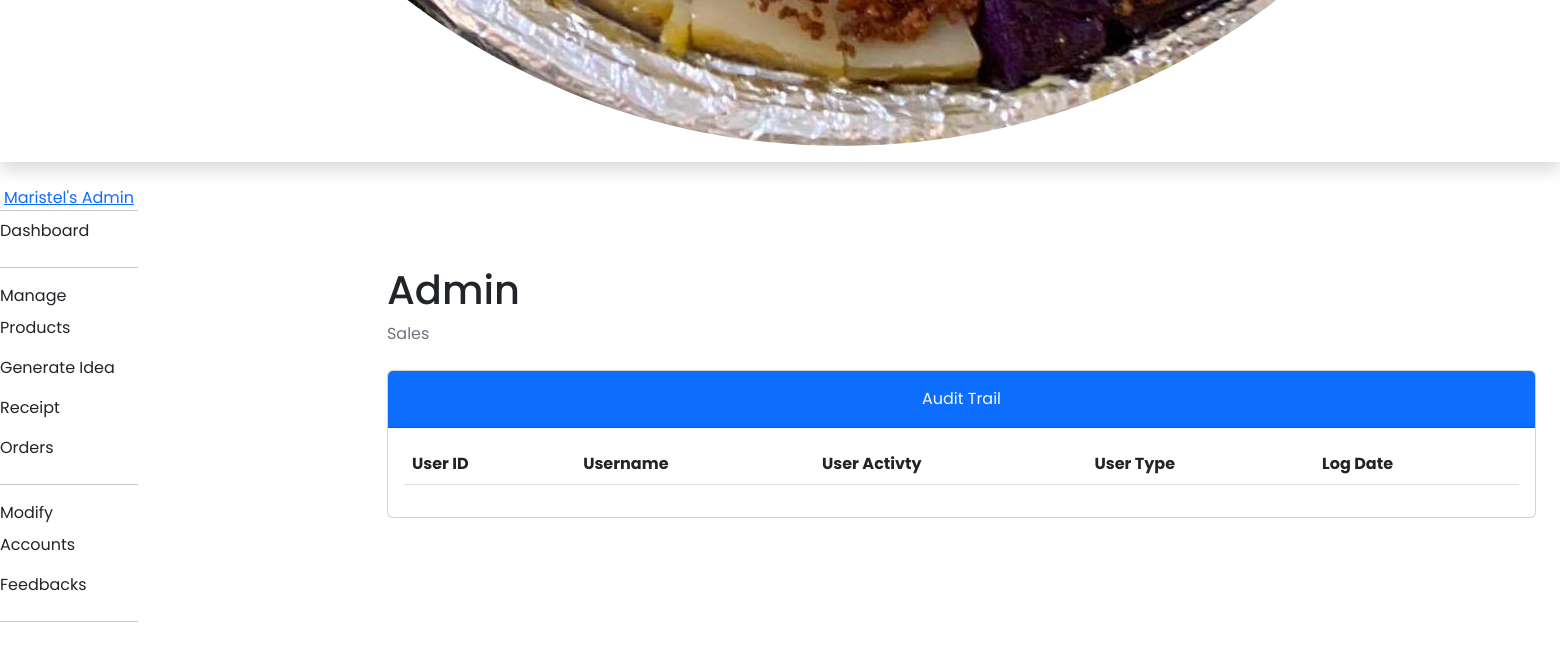
The page /admin/auditTrail.php (signed in, lower part) on the database as committed earlier.
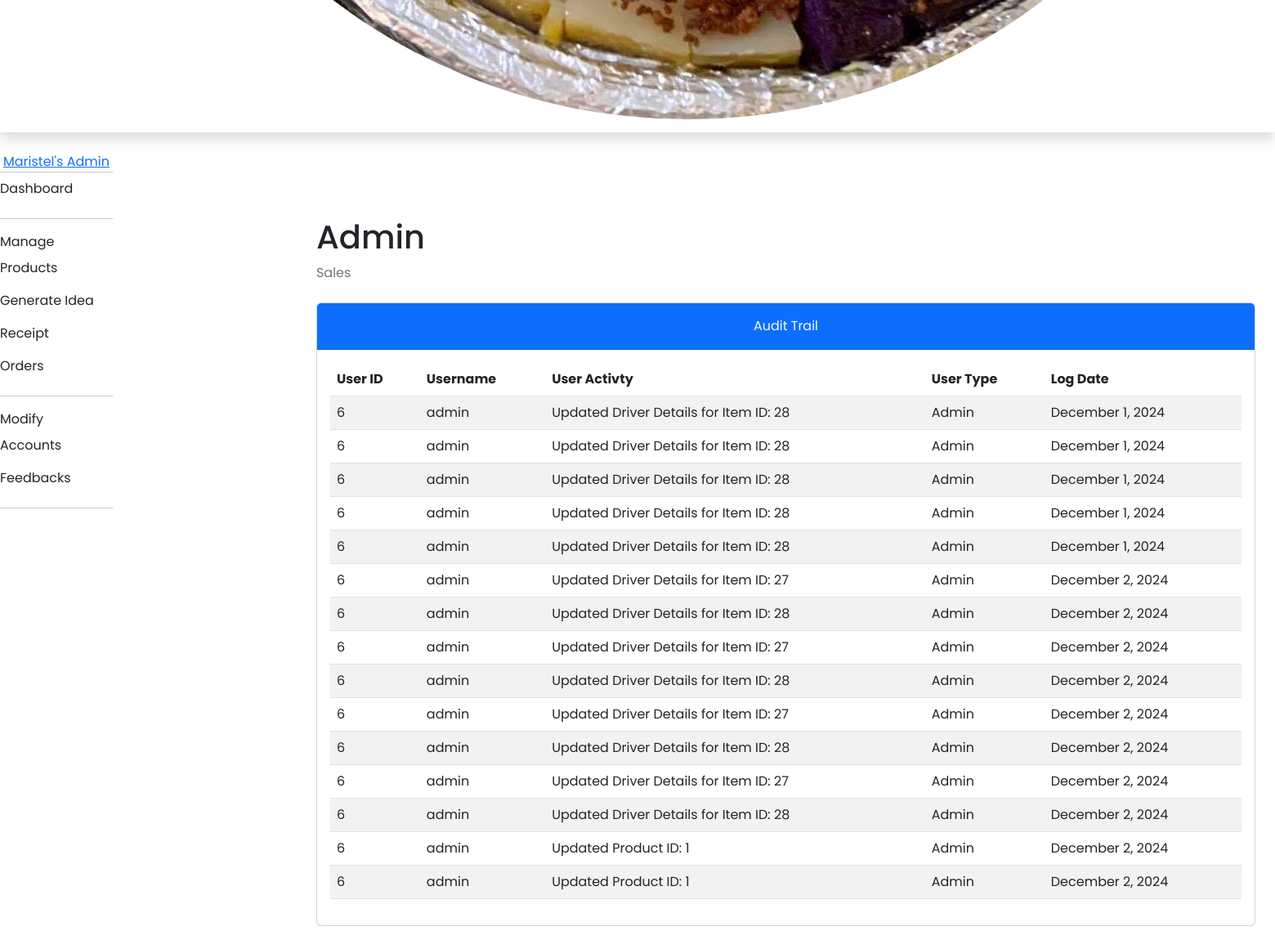
The same page on the database as committed later.
### tables this page shows
CREATE TABLE `tbl_audit_trail` (
  `trail_user_id` int(11) DEFAULT NULL,
  `trail_username` varchar(50) DEFAULT NULL,
  `trail_activity` varchar(50) DEFAULT NULL,
  `trail_user_type` varchar(50) DEFAULT NULL,
  `trail_date` timestamp NOT NULL DEFAULT current_timestamp()
);

### admin/auditTrail.php (the view, shortened to what this page needs)
<!DOCTYPE html>
<html lang="en">
  <head>
    <link href="../plugins/dataTables.bootstrap5.min.css" rel="stylesheet" />
    <link href="../plugins/responsive.bootstrap5.min.css" rel="stylesheet" />
    <link href="../styles/bootstrap5-min.css" rel="stylesheet" />
    <link href="../styles/card-general.css" rel="stylesheet" />
  </head>
  <body class="sb-nav-fixed">
    <?php require_once("./navbar.php"); ?>
    <div id="layoutSidenav">
      <?php require_once("./sidebar.php"); ?>
      <div id="layoutSidenav_content">
        <main>
          <div class="container-fluid px-4">
            <h1 class="mt-4" id="full_name">Admin</h1>
            <ol class="breadcrumb mb-4">
              <li class="breadcrumb-item active">Sales</li>
            </ol>
              <div class="card mb-5">
                    <div class="card-header bg-primary pt-3">
                        <div class="text-center">
                            <p class="card-title text-light">Audit Trail
                        </div>
                    </div>
                    <div class="card-body">
                      <table id="userAuditLogs" class="table table-striped nowrap" style="width:100%">
                        <thead>
                          <tr>
                            <th>User ID</th>
                            <th>Username</th>
                            <th>User Activty</th>
                            <th>User Type</th>
                            <th>Log Date</th>
                          </tr>
                        </thead>
                        <tbody>
                          <?php
                            $query = "SELECT * FROM tbl_audit_trail";
                            $stmt = $conn->prepare($query);
                            $stmt->execute();
                            $result = $stmt->get_result();
                              while ($data = $result->fetch_assoc()) {
                                $dateObject = new DateTime($data["trail_date"]);
                          ?>
                          <tr>
                            <td><?php echo $data['trail_user_id'];?></td>
                            <td><?php echo $data['trail_username'];?></td>
                            <td><?php echo $data['trail_activity'];?></td>
                            <td><?php echo $data['trail_user_type'];?></td>
                            <td><?php echo $dateObject->format('F j, Y'); ?></td>
                          </tr>
                          <?php
                            }
                          ?>
                        </tbody>
                      </table>
                    </div>
                  </div>
            </div>
      </main>
    </div>
  </div>
    <link rel="stylesheet" href="../styles/dataTables.min.css">
  </body>
</html>

Rows that differ between the two databases and show on the page:
added tbl_audit_trail: trail_user "6", trail_username "admin", trail_activity "Updated Driver Details for Item ID: 28", trail_user_type "Admin", trail_date "December 1, 2024"
added tbl_audit_trail: trail_user "6", trail_username "admin", trail_activity "Updated Driver Details for Item ID: 28", trail_user_type "Admin", trail_date "December 1, 2024"
added tbl_audit_trail: trail_user "6", trail_username "admin", trail_activity "Updated Driver Details for Item ID: 28", trail_user_type "Admin", trail_date "December 1, 2024"
added tbl_audit_trail: trail_user "6", trail_username "admin", trail_activity "Updated Driver Details for Item ID: 28", trail_user_type "Admin", trail_date "December 1, 2024"
added tbl_audit_trail: trail_user "6", trail_username "admin", trail_activity "Updated Driver Details for Item ID: 28", trail_user_type "Admin", trail_date "December 1, 2024"
added tbl_audit_trail: trail_user "6", trail_username "admin", trail_activity "Updated Driver Details for Item ID: 27", trail_user_type "Admin", trail_date "December 2, 2024"
added tbl_audit_trail: trail_user "6", trail_username "admin", trail_activity "Updated Driver Details for Item ID: 28", trail_user_type "Admin", trail_date "December 2, 2024"
added tbl_audit_trail: trail_user "6", trail_username "admin", trail_activity "Updated Driver Details for Item ID: 27", trail_user_type "Admin", trail_date "December 2, 2024"
added tbl_audit_trail: trail_user "6", trail_username "admin", trail_activity "Updated Driver Details for Item ID: 28", trail_user_type "Admin", trail_date "December 2, 2024"
added tbl_audit_trail: trail_user "6", trail_username "admin", trail_activity "Updated Driver Details for Item ID: 27", trail_user_type "Admin", trail_date "December 2, 2024"
added tbl_audit_trail: trail_user "6", trail_username "admin", trail_activity "Updated Driver Details for Item ID: 28", trail_user_type "Admin", trail_date "December 2, 2024"
added tbl_audit_trail: trail_user "6", trail_username "admin", trail_activity "Updated Driver Details for Item ID: 27", trail_user_type "Admin", trail_date "December 2, 2024"
added tbl_audit_trail: trail_user "6", trail_username "admin", trail_activity "Updated Driver Details for Item ID: 28", trail_user_type "Admin", trail_date "December 2, 2024"
added tbl_audit_trail: trail_user "6", trail_username "admin", trail_activity "Updated Product ID: 1", trail_user_type "Admin", trail_date "December 2, 2024"
added tbl_audit_trail: trail_user "6", trail_username "admin", trail_activity "Updated Product ID: 1", trail_user_type "Admin", trail_date "December 2, 2024"
